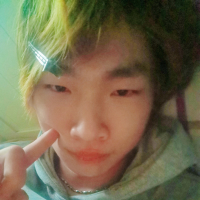
#> input picture notebook/Thresholding/images/bz_color.jpg, 200 x 200 px
$ jupyter execute 0_graphix-analysis.ipynb
#> lines starting #> are read from the running program, lines starting #| are printed output that depends on the picture; long printed decimals are rounded
# 图像初步分析

[cell 1]
import cv2 as cv
import matplotlib.pyplot as plt
import seaborn as sns

import configuration.config as config

## 说明

1. OpenCV 和其他库的颜色空间差异
OpenCV 默认使用 BGR 颜色空间来存储图像数据，而许多其他图像处理库（如 Matplotlib、PIL）使用 RGB 颜色空间。为了将图像正确显示或处理，通常需要将图像从 BGR 转换为 RGB。

[cell 2]
# 导入图像
img = cv.imread(config.TEST_IMAGE)
#> img is the input picture: shape (200, 200, 3); mean B, G, R 78.4, 106.5, 117.8
img_gray = cv.cvtColor(img, cv.COLOR_BGR2GRAY)
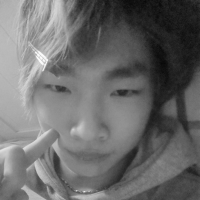
#> img_gray: shape (200, 200); min 8, max 251, mean 106.7

# 窗口显示图像
# cv.imshow("cutebuzhen", img)
# k = cv.waitKey(0)

# 显示图像
plt.figure(figsize=(10, 5))
plt.subplot(1, 2, 1), plt.title("Gray Image")
plt.imshow(img_gray, cmap="gray")
plt.subplot(1, 2, 2), plt.title("RGB Image")
plt.imshow(cv.cvtColor(img, cv.COLOR_BGR2RGB))

plt.show()
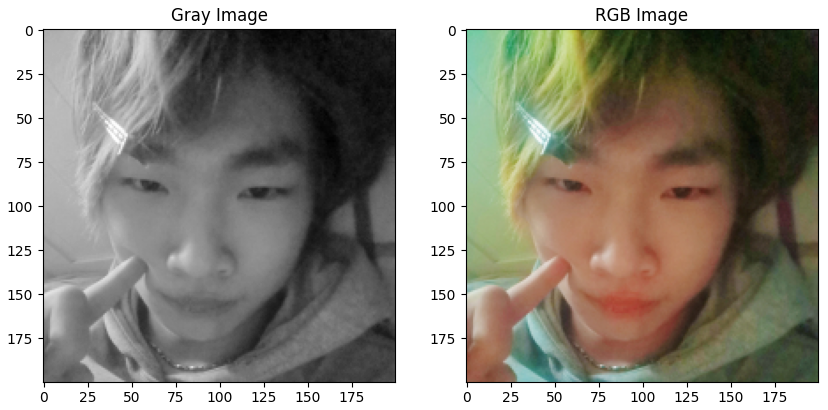
#> figure drawn by matplotlib, 2 panels

## 检查图像的基本属性

[cell 3]
# 图像形状
img.shape
print(f"图像形状: {img.shape}")
#| 图像形状: (200, 200, 3)

# 图像尺寸
height, width, channels = img.shape
#> height = 200; width = 200; channels = 3
print(f"图像宽度: {width}, 图像高度: {height}, 通道数: {channels}")
#| 图像宽度: 200, 图像高度: 200, 通道数: 3

# 图像数据类型
print(f"图像数据类型: {img.dtype}")
#| 图像数据类型: uint8

# 图像的总像素数
total_pixels = height * width
#> total_pixels = 40000
print(f"总像素数: {total_pixels}")
#| 总像素数: 40000

## 显示图像的直方图

图像中像素值的分布情况

[cell 4]
# 灰度图像直方图：
gray_img = cv.cvtColor(img, cv.COLOR_BGR2GRAY)
plt.figure(figsize=(12, 4))
plt.hist(gray_img.ravel(), bins=256, range=[0, 256], color="gray")
plt.title("Gray Image Histogram")
plt.show()
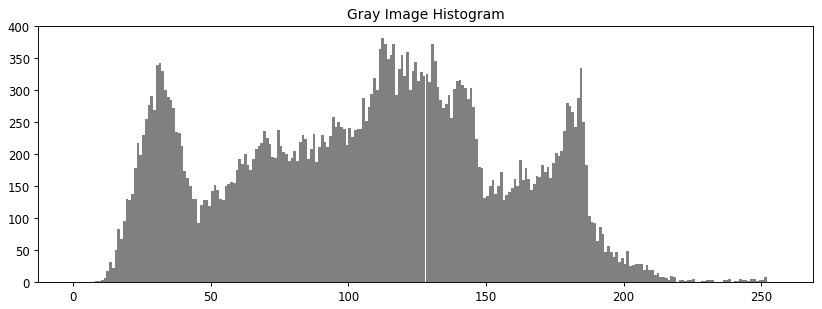
#> figure drawn by matplotlib, 1 panel; tallest bar 382 high, from x = 112 to 113

# 彩色图像直方图：
colors = ("b", "g", "r")
# 创建一个绘图对象
plt.figure(figsize=(12, 4))

# 遍历每个颜色通道
for i, color in enumerate(colors):
    # 计算每个通道的直方图
    hist = cv.calcHist([img], [i], None, [256], [0, 256])
    # 在同一个图中绘制直方图
    plt.plot(hist, color=color, label=f"{color.upper()} channel")

# 设置标题和标签
plt.title("Color Channel Histograms")
plt.xlabel("Pixel Value")
plt.ylabel("Frequency")
plt.legend()

# 显示图像
plt.show()
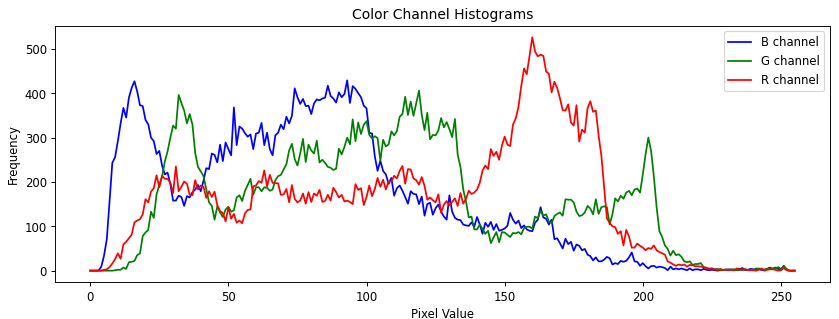
#> figure drawn by matplotlib, 1 panel; curve peaks at x = 93, y = 429; curve peaks at x = 119, y = 406; curve peaks at x = 160, y = 526

## 计算图像的基本统计信息

[cell 5]
# 像素均值和标准差
mean, stddev = cv.meanStdDev(img)
#> mean = [78.36, 106.5, 117.8]; stddev = [44.93, 52.16, 53.42]
print(f"均值: {mean.flatten()}, 标准差: {stddev.flatten()}")
#| 均值: [ 78.357 106.506  117.8498  ], 标准差: [44.930 52.164 53.422]

## 查看图像的一些重要区域

[cell 6]
# 查看图像中心的像素值
center_x, center_y = width // 2, height // 2
#> center_x = 100; center_y = 100
center_pixel = img[center_y, center_x]
#> center_pixel = [71, 101, 160]
print(f"中心像素值: {center_pixel}")
#| 中心像素值: [ 71 101 160]

## 图像的色彩空间分析

[cell 7]
# 查看图像的颜色分布
hsv_img = cv.cvtColor(img, cv.COLOR_BGR2HSV)
#> hsv_img: shape (200, 200, 3); mean H, S, V 28.7, 105.7, 125.8
h, s, v = cv.split(hsv_img)
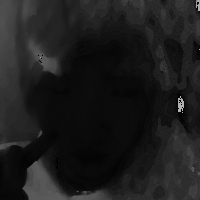
#> h: shape (200, 200); min 0, max 179, mean 28.7
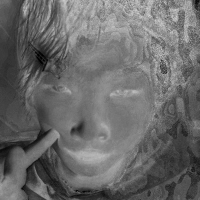
#> s: shape (200, 200); min 0, max 211, mean 105.7
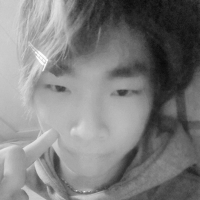
#> v: shape (200, 200); min 9, max 252, mean 125.8

plt.figure(figsize=(12, 4))

plt.subplot(131), plt.imshow(h, cmap="gray"), plt.title("Hue Channel")
plt.subplot(132), plt.imshow(s, cmap="gray"), plt.title("Saturation Channel")
plt.subplot(133), plt.imshow(v, cmap="gray"), plt.title("Value Channel")
plt.show()

## 检测和识别图像中的特征

[cell 8]
# 边缘检测
edges = cv.Canny(img_gray, 49, 50)
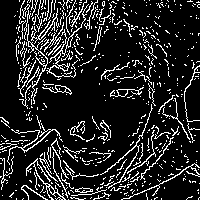
#> edges: shape (200, 200); 14.5% white in thin lines or dots
#> `[cell 9] # 绘制热图 fig, ax = plt.subplots()  sns.heatmap( data=img_gray, ..`:
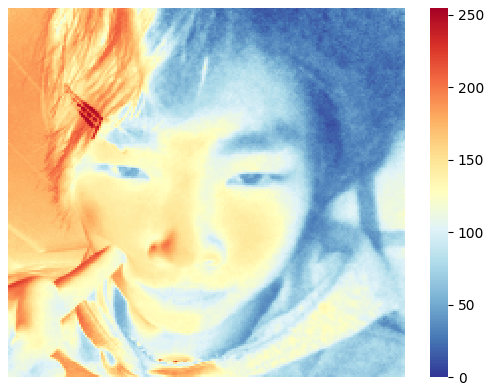
#> figure drawn by matplotlib, 2 panels

plt.figure(figsize=(10, 5))
plt.imshow(edges, cmap='gray')
plt.title('Edges')
plt.show()

# cv.imshow("Edges", edges)
# cv.waitKey(0)
# cv.destroyAllWindows()

### heatmap

[cell 9]
# 绘制热图
fig, ax = plt.subplots()

sns.heatmap(
    data=img_gray,
    vmin=0,
    vmax=255,
    ax=ax,
    yticklabels=False,
    xticklabels=False,
    cmap="RdYlBu_r",
)

# [5 lines of commented-out code are left out]
